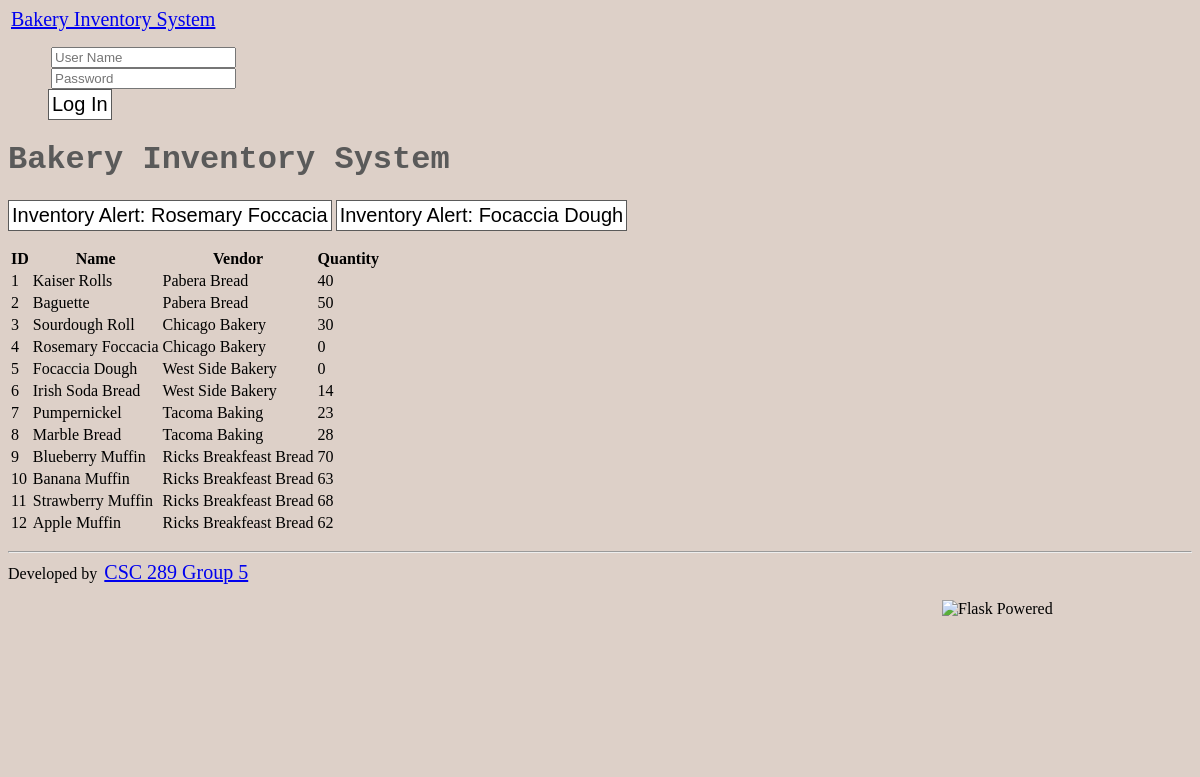
Page /inventory on the committed database.
### tables this page shows
CREATE TABLE product (
    id INTEGER PRIMARY KEY AUTOINCREMENT,
    name VARCHAR2,
    vendor VARCHAR2,
    quantity INTEGER
);

### main.py (the view)
@app.route("/inventory", methods=["GET", "POST"])
def inventory():
    if 'inventory' not in g:
        g.inventory = list_inventory()
    return render_template("Group5InventoryPage.html")

### database.py (called while the page is built)
def list_inventory():
    conn = sqlite3.connect("database/inventory.db")
    c = conn.cursor()
    c.execute("SELECT * FROM product;")
    result = [n for n in c.fetchall()]
    conn.close()
    return result

### templates/Group5InventoryPage.html (shortened to what this page needs)
{% extends "layout.html" %}
{% block page_title %}Bakery Inventory System{% endblock %}
{% block body %}
{% for row in g.inventory: %}
    {% if row[3] == 0: %}
    <button class="openbtn" onclick="openOverlay()">Inventory Alert: {{ row[1] }}</button>
    {% endif %}
{% endfor %}
<table>
            <tr>
                <th>ID</th>
                <th>Name</th>
                <th>Vendor</th>
                <th>Quantity</th>
            </tr>
            {% for row in g.inventory: %}
            <tr>
                {% for item in row %}
                <td>{{ item }}</td>
                {% endfor %}
            </tr>
            {% endfor %}
</table>
{% endblock %}

### templates/layout.html (shortened to what this page needs)
<!DOCTYPE html>
<html lang="eng">
    <link rel="stylesheet" type="text/css" href="Group5CSS.css">
	<link rel="stylesheet" href="{{ url_for('static', filename='css/Group5CSS.css') }}">
	<nav class="navbar navbar-inverse">
		<div class="container-fluid">
			<div class="navbar-header">
				<a class="navbar-brand" href="/">Bakery Inventory System</a>
			</div>
			<div class="collapse navbar-collapse" id="myNavbar">
				<ul class="nav navbar-nav navbar-right">
					{% if session.get("current_user", None) == None %}
					<form action="/login" method="post" class="navbar-form navbar-right">
						<div class="form-group">
                            <label for="user"></label><input type="text" name="id" id = "user" placeholder="User Name" class="form-control" required>
						</div>
						<div class="form-group">
							<label for="pass"></label><input type="password" name="pw" id = "pass" placeholder="Password" class="form-control">
						</div>
						<button type="submit" class="btn btn-success">Log In</button>
					</form>
					{% else %}
					<li><a><b>Logged in as: {{ session.get("current_user") }}</b></a></li>
					<li><a href="{{ url_for('logout') }}"><b><u>Logout</u></b></a></li>
					{% endif %}
				</ul>
			</div>
		</div>
    </nav>
    <div class="container">
        <h1>{% block page_title %}{% endblock %}</h1>
        <p>{% block body %}{% endblock %}</p>
    </div>
    <div class='container'>
        <hr>
            Developed by <a title="Github Link" href='https://github.com/Hunterbeachum/bakery-inventory'>CSC 289 Group 5 </a>
                <img src="flask-powered.png" alt="Flask Powered" width="250"
                                height="150" style="border:0;display:inline-flex;float:right;" title="Flask powered">
    </div>
</html>

### static/css/Group5CSS.css (style rules this page uses)
h1 { color: #5A5A5A; font-family: courier; }
input { margin-left: 3px; justify-content: space-evenly; }
button { font-size: 20px; border: 1px solid #5A5A5A; background-color: #FFFFFF; padding: 3px; }
a { font-size: 20px; padding: 3px; }

### rows in the picture
product: name "Rosemary Foccacia", row "4" "0", vendor "Chicago Bakery"
product: name "Focaccia Dough", row "5" "0", vendor "West Side Bakery"
product: row "1" "40", name "Kaiser Rolls", vendor "Pabera Bread"
product: row "2" "50", name "Baguette", vendor "Pabera Bread"
product: row "3" "30", name "Sourdough Roll", vendor "Chicago Bakery"
product: row "6" "14", name "Irish Soda Bread", vendor "West Side Bakery"
product: row "7" "23", name "Pumpernickel", vendor "Tacoma Baking"
product: row "8" "28", name "Marble Bread", vendor "Tacoma Baking"
product: row "9" "70", name "Blueberry Muffin", vendor "Ricks Breakfeast Bread"
product: row "10" "63", name "Banana Muffin", vendor "Ricks Breakfeast Bread"
product: row "11" "68", name "Strawberry Muffin", vendor "Ricks Breakfeast Bread"
product: row "12" "62", name "Apple Muffin", vendor "Ricks Breakfeast Bread"
